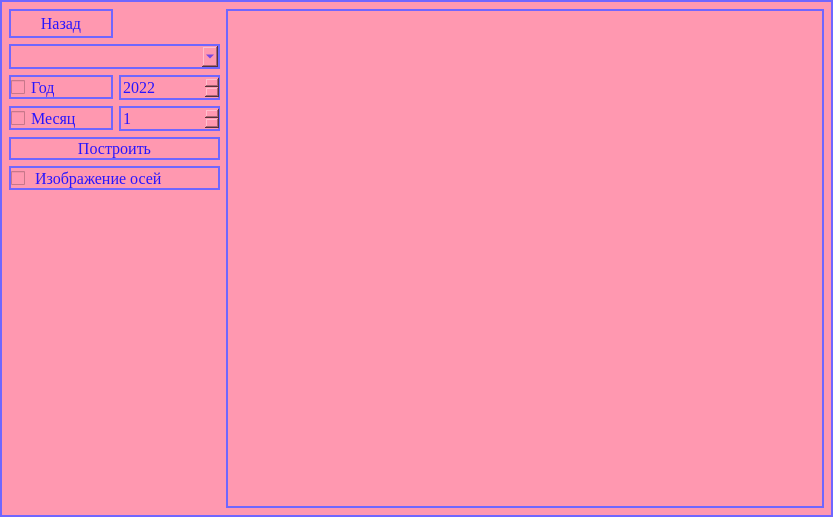
<?xml version="1.0" encoding="UTF-8"?>
<ui version="4.0">
 <class>MainWindow</class>
 <widget class="QMainWindow" name="MainWindow">
  <property name="geometry">
   <rect>
    <x>0</x>
    <y>0</y>
    <width>833</width>
    <height>517</height>
   </rect>
  </property>
  <property name="windowTitle">
   <string>Курсы валют</string>
  </property>
  <property name="styleSheet">
   <string notr="true">color: rgb(40, 21, 255);
background-color: rgb(255, 152, 176);
border-width: 2px;
        border-style: solid;
        border-color: rgb(112, 102, 255);</string>
  </property>
  <widget class="QWidget" name="centralwidget">
   <layout class="QGridLayout" name="gridLayout">
    <item row="4" column="1">
     <widget class="QSpinBox" name="spinBox_2">
      <property name="font">
       <font>
        <family>Times New Roman</family>
        <pointsize>12</pointsize>
       </font>
      </property>
      <property name="minimum">
       <number>1</number>
      </property>
      <property name="maximum">
       <number>12</number>
      </property>
      <property name="singleStep">
       <number>1</number>
      </property>
     </widget>
    </item>
    <item row="1" column="0">
     <widget class="QPushButton" name="pushButton_4">
      <property name="minimumSize">
       <size>
        <width>104</width>
        <height>29</height>
       </size>
      </property>
      <property name="maximumSize">
       <size>
        <width>104</width>
        <height>29</height>
       </size>
      </property>
      <property name="font">
       <font>
        <family>Times New Roman</family>
        <pointsize>12</pointsize>
       </font>
      </property>
      <property name="text">
       <string>Назад</string>
      </property>
      <property name="icon">
       <iconset>
        <disabledon>:/newPrefix/back.jpg</disabledon>
        <selectedoff>:/newPrefix/back.jpg</selectedoff>
       </iconset>
      </property>
     </widget>
    </item>
    <item row="3" column="0">
     <widget class="QCheckBox" name="checkBox">
      <property name="font">
       <font>
        <family>Times New Roman</family>
        <pointsize>12</pointsize>
       </font>
      </property>
      <property name="text">
       <string>Год</string>
      </property>
     </widget>
    </item>
    <item row="4" column="0">
     <widget class="QCheckBox" name="checkBox_2">
      <property name="font">
       <font>
        <family>Times New Roman</family>
        <pointsize>12</pointsize>
       </font>
      </property>
      <property name="text">
       <string>Месяц</string>
      </property>
     </widget>
    </item>
    <item row="3" column="1">
     <widget class="QSpinBox" name="spinBox">
      <property name="font">
       <font>
        <family>Times New Roman</family>
        <pointsize>12</pointsize>
       </font>
      </property>
      <property name="minimum">
       <number>1992</number>
      </property>
      <property name="maximum">
       <number>2022</number>
      </property>
      <property name="value">
       <number>2022</number>
      </property>
     </widget>
    </item>
    <item row="2" column="0" colspan="2">
     <widget class="QComboBox" name="comboBox">
      <property name="minimumSize">
       <size>
        <width>211</width>
        <height>0</height>
       </size>
      </property>
      <property name="font">
       <font>
        <family>Times New Roman</family>
        <pointsize>12</pointsize>
       </font>
      </property>
     </widget>
    </item>
    <item row="6" column="0" colspan="2">
     <widget class="QCheckBox" name="checkBox_3">
      <property name="font">
       <font>
        <family>Times New Roman</family>
        <pointsize>12</pointsize>
       </font>
      </property>
      <property name="text">
       <string> Изображение осей</string>
      </property>
     </widget>
    </item>
    <item row="5" column="0" colspan="2">
     <widget class="QPushButton" name="pushButton">
      <property name="font">
       <font>
        <family>Times New Roman</family>
        <pointsize>12</pointsize>
       </font>
      </property>
      <property name="text">
       <string>Построить</string>
      </property>
     </widget>
    </item>
    <item row="1" column="2" rowspan="9">
     <widget class="PlotWidget" name="graphicsView">
      <property name="font">
       <font>
        <family>Times New Roman</family>
        <pointsize>12</pointsize>
       </font>
      </property>
     </widget>
    </item>
   </layout>
  </widget>
 </widget>
 <customwidgets>
  <customwidget>
   <class>PlotWidget</class>
   <extends>QGraphicsView</extends>
   <header>pyqtgraph</header>
  </customwidget>
 </customwidgets>
 <resources/>
 <connections/>
</ui>
